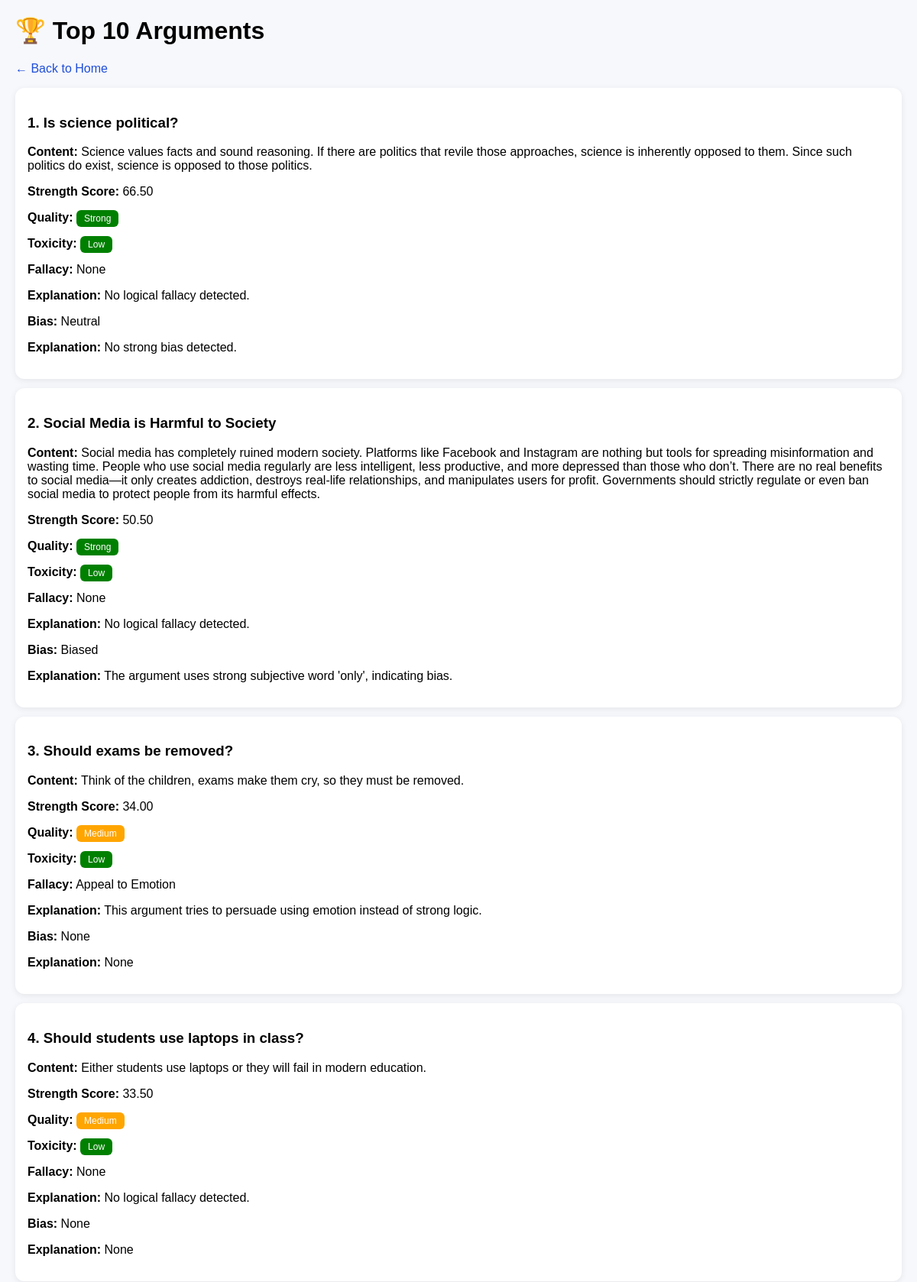
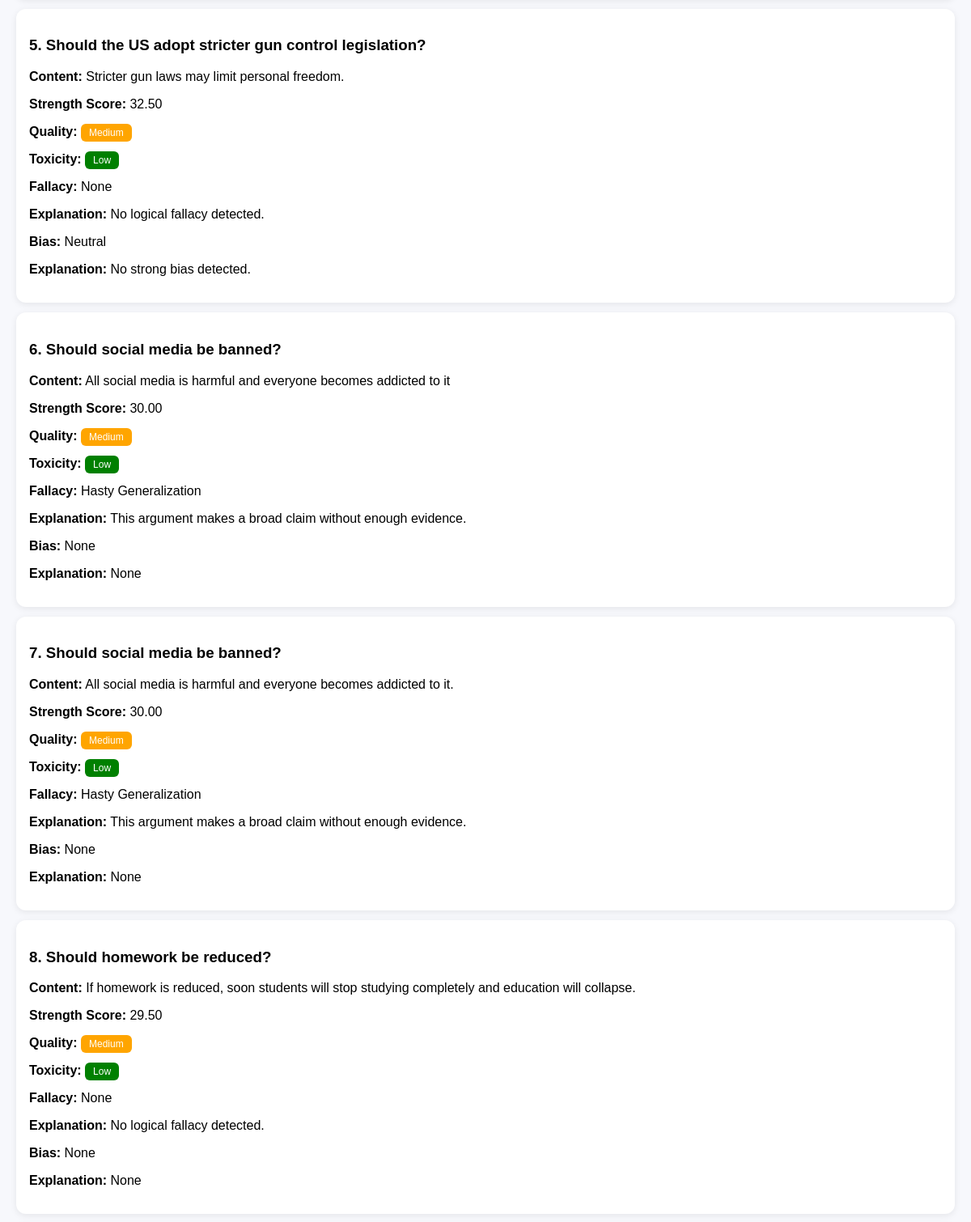
The app's page /leaderboard (upper part) with its own data (2 pictures, top to bottom).
### tables this page shows
CREATE TABLE arguments (
            id INTEGER PRIMARY KEY AUTOINCREMENT,
            topic_id INTEGER,
            side TEXT,
            predicted_side TEXT,
            content TEXT,
            relevance_score REAL,
            evidence_score INTEGER,
            upvotes INTEGER DEFAULT 0,
            downvotes INTEGER DEFAULT 0,
            strength_score REAL DEFAULT 0,
            toxicity_label TEXT DEFAULT 'Low',
            fallacy_label TEXT DEFAULT 'None',
            quality_label TEXT DEFAULT 'Medium',
            created_at TEXT
        , fallacy_explanation TEXT DEFAULT 'No logical fallacy detected.', highlighted_text TEXT, bias_label TEXT, bias_explanation TEXT, username TEXT DEFAULT 'Anonymous');

CREATE TABLE topics (
            id INTEGER PRIMARY KEY AUTOINCREMENT,
            title TEXT UNIQUE
        );

### app.py (the view)
@app.route('/leaderboard')
def leaderboard():
    conn = get_db()
    c = conn.cursor()
    c.execute("""
        SELECT arguments.*, topics.title
        FROM arguments
        JOIN topics ON arguments.topic_id = topics.id
        ORDER BY arguments.strength_score DESC
        LIMIT 10
    """)
    top_arguments = c.fetchall()
    conn.close()
    return render_template("leaderboard.html", top_arguments=top_arguments)

### app.py (called while the page is built)
def get_db():
    conn = sqlite3.connect("database.db")
    conn.row_factory = sqlite3.Row
    return conn

### templates/leaderboard.html (shortened to what this page needs)
<!DOCTYPE html>
<html>
<head>
</head>
<body>
<h1>🏆 Top 10 Arguments</h1>
<p><a href="/">← Back to Home</a></p>
{% for arg in top_arguments %}
    <div class="card">
        <h3>{{ loop.index }}. {{ arg['title'] }}</h3>
        <p><strong>Content:</strong> {{ arg['content'] }}</p>
        <p><strong>Strength Score:</strong> {{ "%.2f"|format(arg['strength_score']) }}</p>
        <p>
            <strong>Quality:</strong>
            {% if arg['quality_label'] == 'Strong' %}
                <span class="badge strong">Strong</span>
            {% elif arg['quality_label'] == 'Medium' %}
                <span class="badge medium">Medium</span>
            {% else %}
                <span class="badge weak">Weak</span>
            {% endif %}
        </p>
        <p>
            <strong>Toxicity:</strong>
            {% if arg['toxicity_label'] == 'High' %}
                <span class="badge high">High</span>
            {% else %}
                <span class="badge low">Low</span>
            {% endif %}
        </p>
        <p>
            <strong>Fallacy:</strong> {{ arg['fallacy_label'] }}
        </p>
        <p>
            <strong>Explanation:</strong> {{ arg['fallacy_explanation'] }}
        </p>
        <p><strong>Bias:</strong> {{ arg['bias_label'] }}</p>
        <p><strong>Explanation:</strong> {{ arg['bias_explanation'] }}</p>
    </div>
{% endfor %}
</body>
</html>

### templates/leaderboard.html (style rules this page uses)
body { font-family: Arial; margin: 20px; background: #f7f8fc; }
.card { background: white; padding: 16px; border-radius: 12px; margin-bottom: 12px; box-shadow: 0 2px 8px rgba(0,0,0,0.08); }
a { text-decoration: none; color: #1f4ed8; }
.badge { padding: 4px 10px; border-radius: 6px; font-size: 12px; color: white; }
.strong { background: green; }
.medium { background: orange; }
.low { background: green; }

### records on screen
arguments: title "Is science political?", content "Science values facts and sound reasoning. If there are politics that revile those approaches, science is inherently opposed to them. Since such politics do exist, science is opposed to those politics.", strength_score "66.50", quality_label "Strong", toxicity_label "Low", fallacy_label "None", fallacy_explanation "No logical fallacy detected.", bias_label "Neutral", bias_explanation "No strong bias detected."
arguments: title "Social Media is Harmful to Society", content "Social media has completely ruined modern society. Platforms like Facebook and Instagram are nothing but tools for spreading misinformation and wasting time. People who use social media regularly are less intelligent, less productive, and more depressed than those who don’t. There are no real benefits to social media—it only creates addiction, destroys real-life relationships, and manipulates users for profit. Governments should strictly regulate or even ban social media to protect people from its harmful effects.", strength_score "50.50", quality_label "Strong", toxicity_label "Low", fallacy_label "None", fallacy_explanation "No logical fallacy detected.", bias_label "Biased", bias_explanation "The argument uses strong subjective word 'only', indicating bias."
arguments: title "Should exams be removed?", content "Think of the children, exams make them cry, so they must be removed.", strength_score "34.00", quality_label "Medium", toxicity_label "Low", fallacy_label "Appeal to Emotion", fallacy_explanation "This argument tries to persuade using emotion instead of strong logic.", bias_label "None", bias_explanation "None"
arguments: title "Should students use laptops in class?", content "Either students use laptops or they will fail in modern education.", strength_score "33.50", quality_label "Medium", toxicity_label "Low", fallacy_label "None", fallacy_explanation "No logical fallacy detected.", bias_label "None", bias_explanation "None"
arguments: title "Should the US adopt stricter gun control legislation?", content "Stricter gun laws may limit personal freedom.", strength_score "32.50", quality_label "Medium", toxicity_label "Low", fallacy_label "None", fallacy_explanation "No logical fallacy detected.", bias_label "Neutral", bias_explanation "No strong bias detected."
arguments: title "Should social media be banned?", content "All social media is harmful and everyone becomes addicted to it", strength_score "30.00", quality_label "Medium", toxicity_label "Low", fallacy_label "Hasty Generalization", fallacy_explanation "This argument makes a broad claim without enough evidence.", bias_label "None", bias_explanation "None"
arguments: title "Should social media be banned?", content "All social media is harmful and everyone becomes addicted to it.", strength_score "30.00", quality_label "Medium", toxicity_label "Low", fallacy_label "Hasty Generalization", fallacy_explanation "This argument makes a broad claim without enough evidence.", bias_label "None", bias_explanation "None"
arguments: title "Should homework be reduced?", content "If homework is reduced, soon students will stop studying completely and education will collapse.", strength_score "29.50", quality_label "Medium", toxicity_label "Low", fallacy_label "None", fallacy_explanation "No logical fallacy detected.", bias_label "None", bias_explanation "None"
